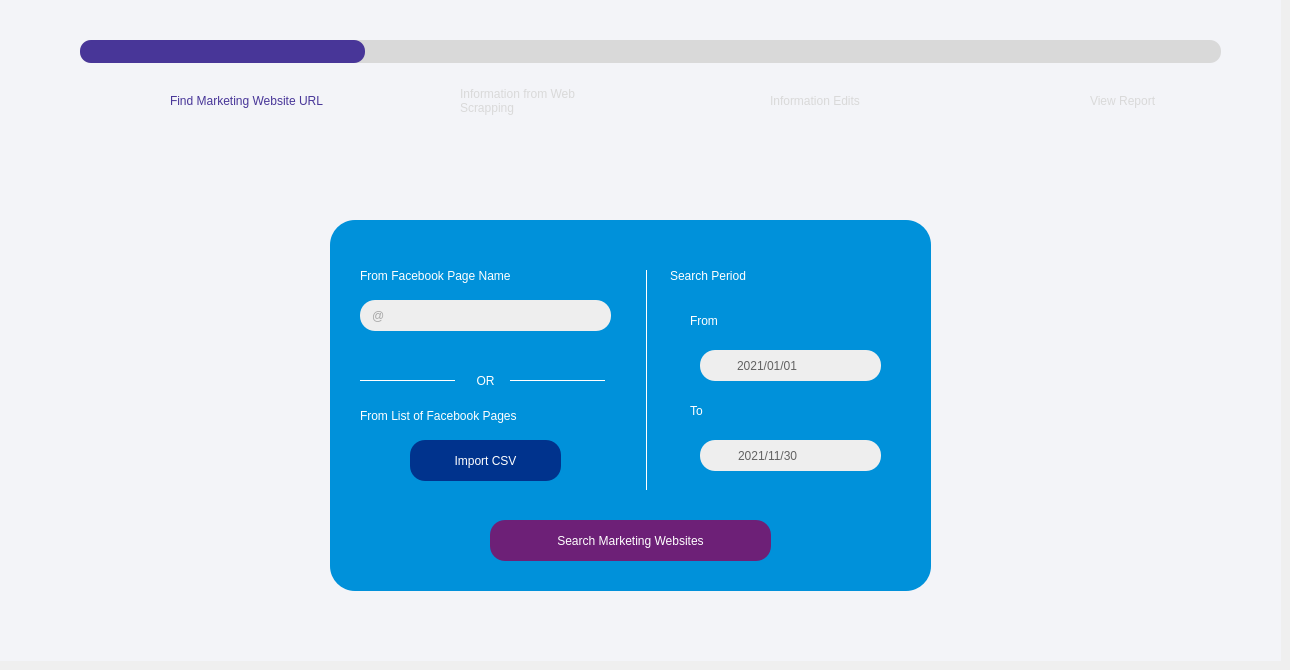
    <widget class="QWidget" name="search_page">
     <widget class="QWidget" name="widget_search_page_progress" native="true">
      <property name="geometry">
       <rect>
        <x>0</x>
        <y>0</y>
        <width>1281</width>
        <height>161</height>
       </rect>
      </property>
      <property name="styleSheet">
       <string notr="true">font: 87 10pt &quot;Arial Black&quot;;
background-color: #f3f4f8;</string>
      </property>
      <widget class="QProgressBar" name="progressBar_search_page_progress">
       <property name="geometry">
        <rect>
         <x>80</x>
         <y>40</y>
         <width>1141</width>
         <height>23</height>
        </rect>
       </property>
       <property name="styleSheet">
        <string notr="true">*{
	border: 0px;
	border-radius: 11px;

	background: rgb(217, 217, 217);
	
}
::chunk{
	background-color: rgb(72, 54, 152);
	border-radius: 11px;
}</string>
       </property>
       <property name="value">
        <number>25</number>
       </property>
       <property name="textVisible">
        <bool>false</bool>
       </property>
       <property name="invertedAppearance">
        <bool>false</bool>
       </property>
      </widget>
      <widget class="QLabel" name="lbl_search_page_progress_step1_active">
       <property name="geometry">
        <rect>
         <x>170</x>
         <y>70</y>
         <width>161</width>
         <height>61</height>
        </rect>
       </property>
       <property name="cursor">
        <cursorShape>CrossCursor</cursorShape>
       </property>
       <property name="styleSheet">
        <string notr="true">color: rgb(72, 54, 152)
</string>
       </property>
       <property name="text">
        <string>Find Marketing Website URL</string>
       </property>
       <property name="scaledContents">
        <bool>false</bool>
       </property>
       <property name="wordWrap">
        <bool>true</bool>
       </property>
      </widget>
      <widget class="QLabel" name="lbl_search_page_progress_step2">
       <property name="geometry">
        <rect>
         <x>460</x>
         <y>70</y>
         <width>161</width>
         <height>61</height>
        </rect>
       </property>
       <property name="cursor">
        <cursorShape>CrossCursor</cursorShape>
       </property>
       <property name="styleSheet">
        <string notr="true">
color: rgb(217, 217, 217)</string>
       </property>
       <property name="text">
        <string>Information from Web Scrapping</string>
       </property>
       <property name="scaledContents">
        <bool>false</bool>
       </property>
       <property name="wordWrap">
        <bool>true</bool>
       </property>
      </widget>
      <widget class="QLabel" name="lbl_search_page_progress_step3">
       <property name="geometry">
        <rect>
         <x>770</x>
         <y>70</y>
         <width>111</width>
         <height>61</height>
        </rect>
       </property>
       <property name="cursor">
        <cursorShape>CrossCursor</cursorShape>
       </property>
       <property name="styleSheet">
        <string notr="true">
color: rgb(217, 217, 217)</string>
       </property>
       <property name="text">
        <string>Information Edits</string>
       </property>
       <property name="scaledContents">
        <bool>false</bool>
       </property>
       <property name="wordWrap">
        <bool>true</bool>
       </property>
      </widget>
      <widget class="QLabel" name="lbl_search_page_progress_step4">
       <property name="geometry">
        <rect>
         <x>1090</x>
         <y>70</y>
         <width>101</width>
         <height>61</height>
        </rect>
       </property>
       <property name="cursor">
        <cursorShape>CrossCursor</cursorShape>
       </property>
       <property name="styleSheet">
        <string notr="true">
color: rgb(217, 217, 217)</string>
       </property>
       <property name="text">
        <string>View Report</string>
       </property>
       <property name="scaledContents">
        <bool>false</bool>
       </property>
       <property name="wordWrap">
        <bool>true</bool>
       </property>
      </widget>
      <widget class="QWidget" name="img_search_page_progress_step1_link_active" native="true">
       <property name="geometry">
        <rect>
         <x>120</x>
         <y>80</y>
         <width>40</width>
         <height>40</height>
        </rect>
       </property>
       <property name="layoutDirection">
        <enum>Qt::LeftToRight</enum>
       </property>
       <property name="styleSheet">
        <string notr="true">image: url(:/image/link_violet.png);</string>
       </property>
      </widget>
      <widget class="QWidget" name="img_search_page_progress_step2_info" native="true">
       <property name="geometry">
        <rect>
         <x>410</x>
         <y>80</y>
         <width>40</width>
         <height>40</height>
        </rect>
       </property>
       <property name="layoutDirection">
        <enum>Qt::LeftToRight</enum>
       </property>
       <property name="styleSheet">
        <string notr="true">image: url(:/image/info_light_grey.png)</string>
       </property>
      </widget>
      <widget class="QWidget" name="img_search_page_progress_step3_edit" native="true">
       <property name="geometry">
        <rect>
         <x>720</x>
         <y>80</y>
         <width>40</width>
         <height>40</height>
        </rect>
       </property>
       <property name="layoutDirection">
        <enum>Qt::LeftToRight</enum>
       </property>
       <property name="styleSheet">
        <string notr="true">image: url(:/image/edit_light_grey.png)</string>
       </property>
      </widget>
      <widget class="QWidget" name="img_search_page_progress_step4_view" native="true">
       <property name="geometry">
        <rect>
         <x>1040</x>
         <y>80</y>
         <width>40</width>
         <height>40</height>
        </rect>
       </property>
       <property name="layoutDirection">
        <enum>Qt::LeftToRight</enum>
       </property>
       <property name="styleSheet">
        <string notr="true">image: url(:/image/view_light_grey.png)</string>
       </property>
      </widget>
     </widget>
     <widget class="QWidget" name="widget_search_page_input" native="true">
      <property name="geometry">
       <rect>
        <x>0</x>
        <y>160</y>
        <width>1281</width>
        <height>501</height>
       </rect>
      </property>
      <property name="styleSheet">
       <string notr="true">background-color: #f3f4f8;</string>
      </property>
      <widget class="QFrame" name="frame_search_page_input_area">
       <property name="geometry">
        <rect>
         <x>330</x>
         <y>60</y>
         <width>601</width>
         <height>371</height>
        </rect>
       </property>
       <property name="styleSheet">
        <string notr="true">background-color: rgb(0, 145, 218);
border-radius: 25px;
font: 87 10pt &quot;Arial Black&quot;;
color:rgb(255, 255, 255)</string>
       </property>
       <property name="frameShape">
        <enum>QFrame::StyledPanel</enum>
       </property>
       <property name="frameShadow">
        <enum>QFrame::Raised</enum>
       </property>
       <widget class="QLabel" name="lbl_search_page_from_fb_page">
        <property name="geometry">
         <rect>
          <x>30</x>
          <y>40</y>
          <width>241</width>
          <height>31</height>
         </rect>
        </property>
        <property name="text">
         <string>From Facebook Page Name</string>
        </property>
       </widget>
       <widget class="QLabel" name="lbl_search_page_from_list">
        <property name="geometry">
         <rect>
          <x>30</x>
          <y>180</y>
          <width>241</width>
          <height>31</height>
         </rect>
        </property>
        <property name="text">
         <string>From List of Facebook Pages</string>
        </property>
       </widget>
       <widget class="Line" name="deco_search_page_vline">
        <property name="geometry">
         <rect>
          <x>316</x>
          <y>50</y>
          <width>1</width>
          <height>220</height>
         </rect>
        </property>
        <property name="acceptDrops">
         <bool>false</bool>
        </property>
        <property name="styleSheet">
         <string notr="true">border: 1px solid rgb(255, 255, 255)</string>
        </property>
        <property name="frameShadow">
         <enum>QFrame::Sunken</enum>
        </property>
        <property name="lineWidth">
         <number>1</number>
        </property>
        <property name="midLineWidth">
         <number>0</number>
        </property>
        <property name="orientation">
         <enum>Qt::Vertical</enum>
        </property>
       </widget>
       <widget class="QLabel" name="lbl_search_page_search_period">
        <property name="geometry">
         <rect>
          <x>340</x>
          <y>40</y>
          <width>241</width>
          <height>31</height>
         </rect>
        </property>
        <property name="text">
         <string>Search Period</string>
        </property>
       </widget>
       <widget class="QLabel" name="lbl_search_page_search_period_from">
        <property name="geometry">
         <rect>
          <x>360</x>
          <y>90</y>
          <width>51</width>
          <height>21</height>
         </rect>
        </property>
        <property name="text">
         <string>From</string>
        </property>
       </widget>
       <widget class="QLabel" name="lbl_search_page_search_period_to">
        <property name="geometry">
         <rect>
          <x>360</x>
          <y>180</y>
          <width>41</width>
          <height>21</height>
         </rect>
        </property>
        <property name="text">
         <string>To</string>
        </property>
       </widget>
       <widget class="Line" name="deco_search_page_hline_left">
        <property name="geometry">
         <rect>
          <x>30</x>
          <y>160</y>
          <width>95</width>
          <height>1</height>
         </rect>
        </property>
        <property name="styleSheet">
         <string notr="true">border: 1px solid rgb(255, 255, 255)</string>
        </property>
        <property name="orientation">
         <enum>Qt::Horizontal</enum>
        </property>
       </widget>
       <widget class="Line" name="deco_search_page_hline_right">
        <property name="geometry">
         <rect>
          <x>180</x>
          <y>160</y>
          <width>95</width>
          <height>1</height>
         </rect>
        </property>
        <property name="styleSheet">
         <string notr="true">border: 1px solid rgb(255, 255, 255)</string>
        </property>
        <property name="orientation">
         <enum>Qt::Horizontal</enum>
        </property>
       </widget>
       <widget class="QLabel" name="lbl_search_page_search_page_or">
        <property name="geometry">
         <rect>
          <x>140</x>
          <y>140</y>
          <width>31</width>
          <height>41</height>
         </rect>
        </property>
        <property name="text">
         <string>OR</string>
        </property>
        <property name="alignment">
         <set>Qt::AlignCenter</set>
        </property>
       </widget>
       <widget class="QDateEdit" name="input_search_page_from_date">
        <property name="geometry">
         <rect>
          <x>370</x>
          <y>130</y>
          <width>181</width>
          <height>31</height>
         </rect>
        </property>
        <property name="layoutDirection">
         <enum>Qt::LeftToRight</enum>
        </property>
        <property name="autoFillBackground">
         <bool>false</bool>
        </property>
        <property name="styleSheet">
         <string notr="true">QDateEdit
{
	background-color: rgb(238, 238, 238);
	color: rgb(98, 98, 98);
	border-radius: 15px;
}

QDateEdit::drop-down
{
	subcontrol-origin: padding;
	subcontrol-position: top right;
	width: 45px; 
	border-top-right-radius: 3px;
	border-bottom-right-radius: 3px;
}

QDateEdit::down-arrow
{
	border-image: url(:/image/arrow_down_grey.png);
	height: 15px;
	width: 15px;
}

/*Calendar*/
/* Navigation bar */
QCalendarWidget QWidget#qt_calendar_navigationbar{ background-color: rgb(0, 51, 141); /*KPMG Blue*/}

QCalendarWidget QToolButton
{
  	height: 30px;
  	width: 100px;
  	color: white;
  	background-color: rgb(0, 51, 141); /*KPMG Blue*/
  }

QCalendarWidget QWidget{ alternate-background-color:rgb(0, 94, 184); } /*KPMG Medium Blue*/

/*Month*/
QCalendarWidget QMenu
{
  	width: 120px;
	align: center;
  	font-size: 12px;
  	color: white;
  	background-color: rgb(0, 94, 184); /*KPMG Medium Blue*/
  }


/*Year*/
QCalendarWidget QSpinBox
{ 
  	width: 50px; 
  	color: white; 
  	background-color: rgb(0, 51, 141); /*KPMG Blue*/
  	selection-background-color: rgb(98, 98, 98); /*grey*/ 
  	selection-color: rgb(255, 255, 255);
  }

QCalendarWidget QSpinBox::up-button
{
	subcontrol-origin:border;
	subcontrol-position:top right;
	image: url(:/image/arrow_up_white.png);
	width:16px;
	border-width:1px;
}

QCalendarWidget QSpinBox::down-button
{
	subcontrol-origin:border;
	subcontrol-position:bottom right;
	image: url(:/image/arrow_down_white.png);
	width:16px;
	border-width:1px;
	border-top-width:0;
}
/*Prev/Next Month Arrows*/
#qt_calendar_prevmonth {
    icon-size: 30px;
    qproperty-icon: url(:/image/arrow_left_white.png);
}
#qt_calendar_nextmonth {
    icon-size: 30px;
    qproperty-icon: url(:/image/arrow_right_white.png);
}

  /* normal days */
QCalendarWidget QAbstractItemView:enabled 
{
  	color: rgb(238, 238, 238);  /*super light grey*/
  	background-color: rgb(98, 98, 98); /*grey*/ 
  	selection-background-color: rgb(64, 64, 64); /*dark grey*/
  	selection-color: rgb(0, 163, 161); /*kpmg green*/
}
   
/* days in other months */
QCalendarWidget QAbstractItemView:disabled{color: rgb(64, 64, 64); /*dark grey*/}</string>
        </property>
        <property name="wrapping">
         <bool>false</bool>
        </property>
        <property name="frame">
         <bool>true</bool>
        </property>
        <property name="alignment">
         <set>Qt::AlignCenter</set>
        </property>
        <property name="readOnly">
         <bool>false</bool>
        </property>
        <property name="buttonSymbols">
         <enum>QAbstractSpinBox::UpDownArrows</enum>
        </property>
        <property name="dateTime">
         <datetime>
          <hour>0</hour>
          <minute>0</minute>
          <second>0</second>
          <year>2021</year>
          <month>1</month>
          <day>1</day>
         </datetime>
        </property>
        <property name="currentSection">
         <enum>QDateTimeEdit::YearSection</enum>
        </property>
        <property name="displayFormat">
         <string>yyyy/MM/dd</string>
        </property>
        <property name="calendarPopup">
         <bool>true</bool>
        </property>
       </widget>
       <widget class="QLineEdit" name="input_search_page_from_fb_page">
        <property name="geometry">
         <rect>
          <x>30</x>
          <y>80</y>
          <width>251</width>
          <height>31</height>
         </rect>
        </property>
        <property name="contextMenuPolicy">
         <enum>Qt::ActionsContextMenu</enum>
        </property>
        <property name="autoFillBackground">
         <bool>false</bool>
        </property>
        <property name="styleSheet">
         <string notr="true">*{
	background-color: rgb(238, 238, 238);
	border-radius: 15px;
	color: rgb(98, 98, 98);
	padding-left: 10px;
}</string>
        </property>
        <property name="text">
         <string/>
        </property>
        <property name="maxLength">
         <number>100</number>
        </property>
        <property name="cursorPosition">
         <number>0</number>
        </property>
        <property name="placeholderText">
         <string>@</string>
        </property>
       </widget>
       <widget class="QPushButton" name="button_search_page_import_csv">
        <property name="geometry">
         <rect>
          <x>80</x>
          <y>220</y>
          <width>151</width>
          <height>41</height>
         </rect>
        </property>
        <property name="styleSheet">
         <string notr="true">background-color: rgb(0, 51, 141);
border-radius: 15px;
</string>
        </property>
        <property name="text">
         <string>Import CSV</string>
        </property>
        <property name="icon">
         <iconset resource="images/image.qrc">
          <normaloff>:/image/import_white.png</normaloff>:/image/import_white.png</iconset>
        </property>
        <property name="iconSize">
         <size>
          <width>15</width>
          <height>15</height>
         </size>
        </property>
        <property name="flat">
         <bool>false</bool>
        </property>
       </widget>
       <widget class="QPushButton" name="button_search_page_search_marketing_sites">
        <property name="geometry">
         <rect>
          <x>160</x>
          <y>300</y>
          <width>281</width>
          <height>41</height>
         </rect>
        </property>
        <property name="styleSheet">
         <string notr="true">background-color: rgb(109, 32, 119);
border-radius: 15px;</string>
        </property>
        <property name="text">
         <string>Search Marketing Websites</string>
        </property>
        <property name="icon">
         <iconset resource="images/image.qrc">
          <normaloff>:/image/search_white.png</normaloff>:/image/search_white.png</iconset>
        </property>
        <property name="iconSize">
         <size>
          <width>15</width>
          <height>15</height>
         </size>
        </property>
        <property name="flat">
         <bool>false</bool>
        </property>
       </widget>
       <widget class="QDateEdit" name="input_search_page_to_date">
        <property name="geometry">
         <rect>
          <x>370</x>
          <y>220</y>
          <width>181</width>
          <height>31</height>
         </rect>
        </property>
        <property name="layoutDirection">
         <enum>Qt::LeftToRight</enum>
        </property>
        <property name="autoFillBackground">
         <bool>false</bool>
        </property>
        <property name="styleSheet">
         <string notr="true">QDateEdit
{
	background-color: rgb(238, 238, 238);
	color: rgb(98, 98, 98);
	border-radius: 15px;
}

QDateEdit::drop-down
{
	subcontrol-origin: padding;
	subcontrol-position: top right;
	width: 45px; 
	border-top-right-radius: 3px;
	border-bottom-right-radius: 3px;
}

QDateEdit::down-arrow
{
	border-image: url(:/image/arrow_down_grey.png);
	height: 15px;
	width: 15px;
}

/*Calendar*/
/* Navigation bar */
QCalendarWidget QWidget#qt_calendar_navigationbar{ background-color: rgb(0, 51, 141); /*KPMG Blue*/}

QCalendarWidget QToolButton
{
  	height: 30px;
  	width: 100px;
  	color: white;
  	background-color: rgb(0, 51, 141); /*KPMG Blue*/
  }

QCalendarWidget QWidget{ alternate-background-color:rgb(0, 94, 184); } /*KPMG Medium Blue*/

/*Month*/
QCalendarWidget QMenu
{
  	width: 120px;
	align: center;
  	font-size: 12px;
  	color: white;
  	background-color: rgb(0, 94, 184); /*KPMG Medium Blue*/
  }


/*Year*/
QCalendarWidget QSpinBox
{ 
  	width: 50px; 
  	color: white; 
  	background-color: rgb(0, 51, 141); /*KPMG Blue*/
  	selection-background-color: rgb(98, 98, 98); /*grey*/ 
  	selection-color: rgb(255, 255, 255);
  }

QCalendarWidget QSpinBox::up-button
{
	subcontrol-origin:border;
	subcontrol-position:top right;
	image: url(:/image/arrow_up_white.png);
	width:16px;
	border-width:1px;
}

QCalendarWidget QSpinBox::down-button
{
	subcontrol-origin:border;
	subcontrol-position:bottom right;
	image: url(:/image/arrow_down_white.png);
	width:16px;
	border-width:1px;
	border-top-width:0;
}
/*Prev/Next Month Arrows*/
#qt_calendar_prevmonth {
    icon-size: 30px;
    qproperty-icon: url(:/image/arrow_left_white.png);
}
#qt_calendar_nextmonth {
    icon-size: 30px;
    qproperty-icon: url(:/image/arrow_right_white.png);
}

  /* normal days */
QCalendarWidget QAbstractItemView:enabled 
{
  	color: rgb(238, 238, 238);  /*super light grey*/
  	background-color: rgb(98, 98, 98); /*grey*/ 
  	selection-background-color: rgb(64, 64, 64); /*dark grey*/
  	selection-color: rgb(0, 163, 161); /*kpmg green*/
}
   
/* days in other months */
QCalendarWidget QAbstractItemView:disabled{color: rgb(64, 64, 64); /*dark grey*/}</string>
        </property>
        <property name="wrapping">
         <bool>false</bool>
        </property>
        <property name="frame">
         <bool>true</bool>
        </property>
        <property name="alignment">
         <set>Qt::AlignCenter</set>
        </property>
        <property name="readOnly">
         <bool>false</bool>
        </property>
        <property name="buttonSymbols">
         <enum>QAbstractSpinBox::UpDownArrows</enum>
        </property>
        <property name="dateTime">
         <datetime>
          <hour>0</hour>
          <minute>0</minute>
          <second>0</second>
          <year>2021</year>
          <month>11</month>
          <day>30</day>
         </datetime>
        </property>
        <property name="currentSection">
         <enum>QDateTimeEdit::YearSection</enum>
        </property>
        <property name="displayFormat">
         <string>yyyy/MM/dd</string>
        </property>
        <property name="calendarPopup">
         <bool>true</bool>
        </property>
        <property name="date">
         <date>
          <year>2021</year>
          <month>11</month>
          <day>30</day>
         </date>
        </property>
       </widget>
       <widget class="QLabel" name="lbl_search_page_from_fb_page_error_msg">
        <property name="geometry">
         <rect>
          <x>40</x>
          <y>120</y>
          <width>241</width>
          <height>21</height>
         </rect>
        </property>
        <property name="font">
         <font>
          <family>Arial</family>
          <pointsize>10</pointsize>
          <weight>9</weight>
          <italic>false</italic>
          <bold>false</bold>
         </font>
        </property>
        <property name="styleSheet">
         <string notr="true">color: rgb(255, 0, 0,0);
background-color: transparent;
font: 75 10pt &quot;Arial&quot;;</string>
        </property>
        <property name="text">
         <string>error message</string>
        </property>
       </widget>
      </widget>
     </widget>
    </widget>
